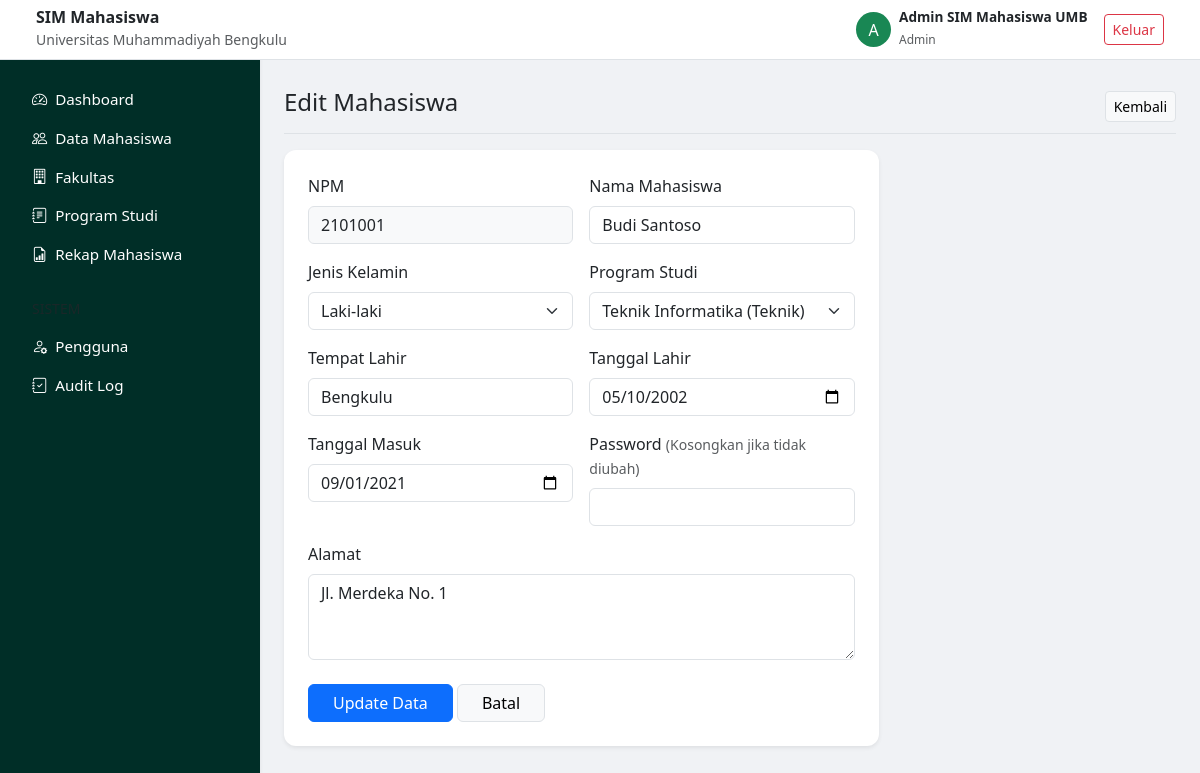
Page /pages/mahasiswa/edit.php?npm=2101001 (signed in) on the committed database.
### tables this page shows
CREATE TABLE IF NOT EXISTS mahasiswa (
    npm VARCHAR(20) PRIMARY KEY,
    nama_mahasiswa VARCHAR(150) NOT NULL,
    jenis_kelamin ENUM('Laki-laki', 'Perempuan') NOT NULL,
    tempat_lahir VARCHAR(100),
    tanggal_lahir DATE,
    tanggal_masuk DATE,
    alamat TEXT,
    password VARCHAR(255) NOT NULL,
    id_prodi INT,
    FOREIGN KEY (id_prodi) REFERENCES prodi(id) ON DELETE SET NULL
);

CREATE TABLE IF NOT EXISTS prodi (
    id INT AUTO_INCREMENT PRIMARY KEY,
    nama_prodi VARCHAR(100) NOT NULL,
    id_fakultas INT,
    FOREIGN KEY (id_fakultas) REFERENCES fakultas(id) ON DELETE CASCADE
);

### pages/mahasiswa/edit.php (the view, shortened to what this page needs)
<?php
require_once '../../includes/header.php';
require_once '../../includes/sidebar.php';
$npm_id = $_GET['npm'] ?? '';
$query_mhs = mysqli_query($conn, "SELECT * FROM mahasiswa WHERE npm = '$npm_id'");
$data = mysqli_fetch_assoc($query_mhs);
$prodis = mysqli_query($conn, "SELECT p.*, f.nama_fakultas FROM prodi p JOIN fakultas f ON p.id_fakultas = f.id");
?>
<div class="d-flex justify-content-between flex-wrap flex-md-nowrap align-items-center pt-3 pb-2 mb-3 border-bottom">
    <h1 class="h4">Edit Mahasiswa</h1>
    <a href="index.php" class="btn btn-light border btn-sm">Kembali</a>
</div>
<div class="card shadow-sm col-lg-8">
    <div class="card-body p-4">
        <form method="POST">
            <div class="row g-3">
                <div class="col-md-6">
                    <label class="form-label">NPM</label>
                    <input type="text" class="form-control bg-light" value="<?= $data['npm'] ?>" readonly>
                </div>
                <div class="col-md-6">
                    <label class="form-label">Nama Mahasiswa</label>
                    <input type="text" name="nama_mahasiswa" class="form-control" value="<?= $data['nama_mahasiswa'] ?>" required>
                </div>
                <div class="col-md-6">
                    <label class="form-label">Jenis Kelamin</label>
                    <select name="jenis_kelamin" class="form-select" required>
                        <option value="Laki-laki" <?= $data['jenis_kelamin'] == 'Laki-laki' ? 'selected' : '' ?>>Laki-laki</option>
                    </select>
                </div>
                <div class="col-md-6">
                    <label class="form-label">Program Studi</label>
                    <select name="id_prodi" class="form-select" required>
                        <?php while ($p = mysqli_fetch_assoc($prodis)): ?>
                            <option value="<?= $p['id'] ?>" <?= $data['id_prodi'] == $p['id'] ? 'selected' : '' ?>>
                                <?= $p['nama_prodi'] ?> (<?= $p['nama_fakultas'] ?>)
                            </option>
                        <?php endwhile; ?>
                    </select>
                </div>
                <div class="col-md-6">
                    <label class="form-label">Tempat Lahir</label>
                    <input type="text" name="tempat_lahir" class="form-control" value="<?= $data['tempat_lahir'] ?>" required>
                </div>
                <div class="col-md-6">
                    <label class="form-label">Tanggal Lahir</label>
                    <input type="date" name="tanggal_lahir" class="form-control" value="<?= $data['tanggal_lahir'] ?>" required>
                </div>
                <div class="col-md-6">
                    <label class="form-label">Tanggal Masuk</label>
                    <input type="date" name="tanggal_masuk" class="form-control" value="<?= $data['tanggal_masuk'] ?>" required>
                </div>
                <div class="col-md-6">
                    <label class="form-label">Password <small class="text-muted">(Kosongkan jika tidak diubah)</small></label>
                    <input type="password" name="password" class="form-control">
                </div>
                <div class="col-12">
                    <label class="form-label">Alamat</label>
                    <textarea name="alamat" class="form-control" rows="3" required><?= $data['alamat'] ?></textarea>
                </div>
                <div class="col-12 mt-4">
                    <button type="submit" class="btn btn-primary px-4">Update Data</button>
                    <a href="index.php" class="btn btn-light border px-4">Batal</a>
                </div>
            </div>
        </form>
    </div>
</div>
<?php require_once '../../includes/footer.php'; ?>

### assets/css/style.css (style rules this page uses)
body { background-color: #f0f2f5; font-family: 'Segoe UI', Tahoma, Geneva, Verdana, sans-serif; }
.card { border: none; border-radius: 12px; box-shadow: 0 0.125rem 0.25rem rgba(0, 0, 0, 0.075); }

### rows in the picture
mahasiswa: npm "2101001", nama_mahasiswa "Budi Santoso", jenis_kelamin "Laki-laki", id_prodi "Teknik Informatika (Teknik)", tempat_lahir "Bengkulu", tanggal_lahir "05/10/2002", tanggal_masuk "09/01/2021", alamat "Jl. Merdeka No. 1"

### other values in the picture
substr($_SESSION['nama_lengkap'], 0, 1) "A"
$_SESSION['nama_lengkap'] "Admin SIM Mahasiswa UMB"
$_SESSION['role'] "Admin"
